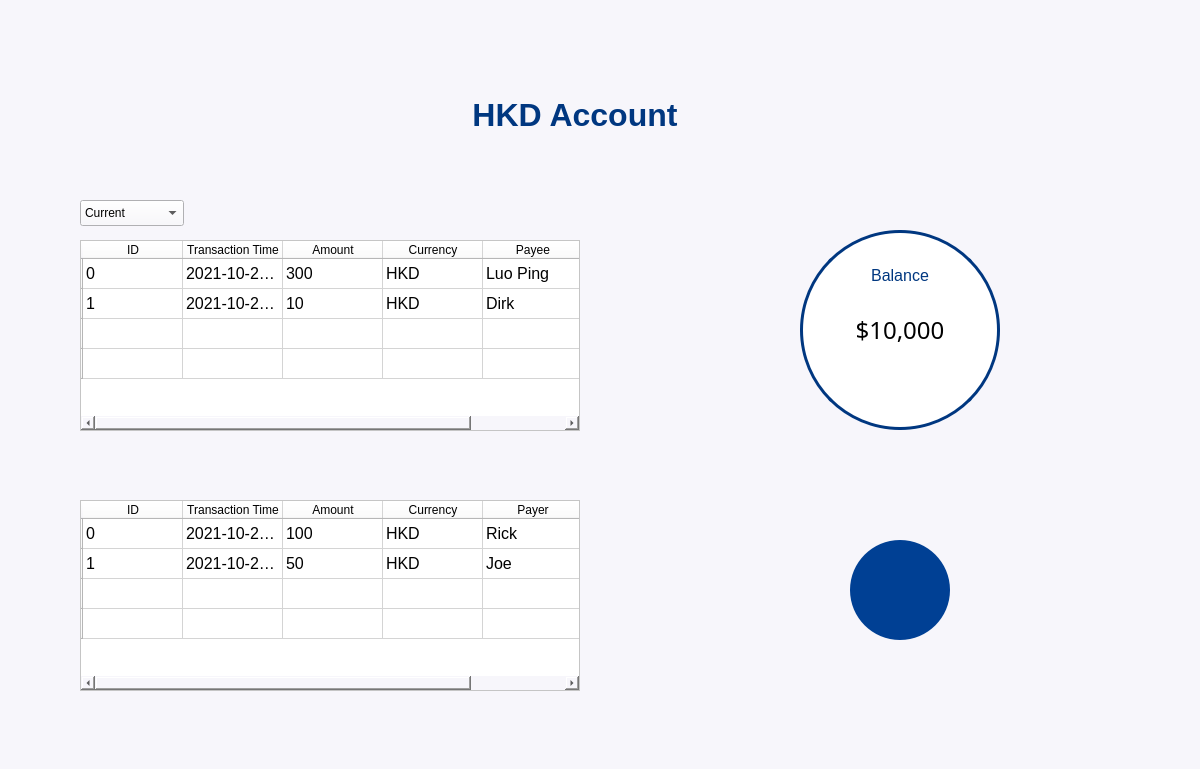
<?xml version="1.0" encoding="UTF-8"?>
<ui version="4.0">
 <class>MainWindow</class>
 <widget class="QMainWindow" name="MainWindow">
  <property name="geometry">
   <rect>
    <x>0</x>
    <y>0</y>
    <width>1200</width>
    <height>769</height>
   </rect>
  </property>
  <property name="font">
   <font>
    <family>Yu Gothic UI</family>
   </font>
  </property>
  <property name="windowTitle">
   <string>iKYC</string>
  </property>
  <property name="styleSheet">
   <string notr="true">background: #f7f6fb</string>
  </property>
  <widget class="QWidget" name="centralwidget">
   <property name="styleSheet">
    <string notr="true"/>
   </property>
   <widget class="QLabel" name="logoLabel">
    <property name="geometry">
     <rect>
      <x>-60</x>
      <y>-190</y>
      <width>391</width>
      <height>391</height>
     </rect>
    </property>
    <property name="text">
     <string/>
    </property>
    <property name="pixmap">
     <pixmap>resources/small_logo.png</pixmap>
    </property>
    <property name="scaledContents">
     <bool>true</bool>
    </property>
   </widget>
   <widget class="QLabel" name="titleLabel">
    <property name="geometry">
     <rect>
      <x>375</x>
      <y>80</y>
      <width>400</width>
      <height>70</height>
     </rect>
    </property>
    <property name="font">
     <font>
      <family>Yu Gothic UI</family>
      <pointsize>24</pointsize>
      <weight>75</weight>
      <bold>true</bold>
     </font>
    </property>
    <property name="autoFillBackground">
     <bool>false</bool>
    </property>
    <property name="styleSheet">
     <string notr="true">color: #003780; background:None; text-align: center;</string>
    </property>
    <property name="text">
     <string>HKD Account</string>
    </property>
    <property name="alignment">
     <set>Qt::AlignCenter</set>
    </property>
   </widget>
   <widget class="QPushButton" name="pushButton">
    <property name="geometry">
     <rect>
      <x>850</x>
      <y>540</y>
      <width>100</width>
      <height>100</height>
     </rect>
    </property>
    <property name="styleSheet">
     <string notr="true">QPushButton{background:#004094; background-image : url(resources/back.png); background-repeat: no-repeat; background-position: center; border-radius: 50px;}

QPushButton:hover {
background-color:rgb(0, 71, 163);
}</string>
    </property>
    <property name="text">
     <string/>
    </property>
   </widget>
   <widget class="QTableWidget" name="tableWidget">
    <property name="geometry">
     <rect>
      <x>80</x>
      <y>240</y>
      <width>500</width>
      <height>191</height>
     </rect>
    </property>
    <property name="font">
     <font>
      <family>Yu Gothic UI</family>
      <pointsize>12</pointsize>
     </font>
    </property>
    <property name="styleSheet">
     <string notr="true">background:white</string>
    </property>
    <property name="horizontalScrollMode">
     <enum>QAbstractItemView::ScrollPerItem</enum>
    </property>
    <row>
     <property name="text">
      <string/>
     </property>
    </row>
    <row>
     <property name="text">
      <string/>
     </property>
    </row>
    <row>
     <property name="text">
      <string/>
     </property>
    </row>
    <row>
     <property name="text">
      <string/>
     </property>
    </row>
    <column>
     <property name="text">
      <string>ID</string>
     </property>
    </column>
    <column>
     <property name="text">
      <string>Transaction Time</string>
     </property>
    </column>
    <column>
     <property name="text">
      <string>Amount</string>
     </property>
    </column>
    <column>
     <property name="text">
      <string>Currency</string>
     </property>
    </column>
    <column>
     <property name="text">
      <string>Payee</string>
     </property>
    </column>
    <item row="0" column="0">
     <property name="text">
      <string>0</string>
     </property>
    </item>
    <item row="0" column="1">
     <property name="text">
      <string>2021-10-24-16-05-33</string>
     </property>
    </item>
    <item row="0" column="2">
     <property name="text">
      <string>300</string>
     </property>
    </item>
    <item row="0" column="3">
     <property name="text">
      <string>HKD</string>
     </property>
    </item>
    <item row="0" column="4">
     <property name="text">
      <string>Luo Ping</string>
     </property>
    </item>
    <item row="1" column="0">
     <property name="text">
      <string>1</string>
     </property>
    </item>
    <item row="1" column="1">
     <property name="text">
      <string>2021-10-24-16-05-33</string>
     </property>
    </item>
    <item row="1" column="2">
     <property name="text">
      <string>10</string>
     </property>
    </item>
    <item row="1" column="3">
     <property name="text">
      <string>HKD</string>
     </property>
    </item>
    <item row="1" column="4">
     <property name="text">
      <string>Dirk</string>
     </property>
    </item>
   </widget>
   <widget class="QWidget" name="HKDWidge" native="true">
    <property name="geometry">
     <rect>
      <x>800</x>
      <y>230</y>
      <width>200</width>
      <height>200</height>
     </rect>
    </property>
    <property name="styleSheet">
     <string notr="true">QWidget {border: 3px solid; border-color: #003780;border-radius:100px; background: white}
</string>
    </property>
    <widget class="QLabel" name="hkdLabel">
     <property name="geometry">
      <rect>
       <x>50</x>
       <y>30</y>
       <width>100</width>
       <height>30</height>
      </rect>
     </property>
     <property name="font">
      <font>
       <family>Yu Gothic UI</family>
       <pointsize>12</pointsize>
       <weight>50</weight>
       <bold>false</bold>
      </font>
     </property>
     <property name="styleSheet">
      <string notr="true">border: None; color: #003780; text-align: center; background:None</string>
     </property>
     <property name="text">
      <string>Balance</string>
     </property>
     <property name="alignment">
      <set>Qt::AlignCenter</set>
     </property>
    </widget>
    <widget class="QLabel" name="hkdAmountLabel">
     <property name="geometry">
      <rect>
       <x>0</x>
       <y>80</y>
       <width>200</width>
       <height>40</height>
      </rect>
     </property>
     <property name="font">
      <font>
       <family>Yu Gothic</family>
       <pointsize>18</pointsize>
       <weight>50</weight>
       <bold>false</bold>
      </font>
     </property>
     <property name="styleSheet">
      <string notr="true">border:None;background:None</string>
     </property>
     <property name="text">
      <string>$10,000</string>
     </property>
     <property name="alignment">
      <set>Qt::AlignCenter</set>
     </property>
    </widget>
   </widget>
   <widget class="QTableWidget" name="tableWidget_2">
    <property name="geometry">
     <rect>
      <x>80</x>
      <y>500</y>
      <width>500</width>
      <height>191</height>
     </rect>
    </property>
    <property name="font">
     <font>
      <family>Yu Gothic UI</family>
      <pointsize>12</pointsize>
     </font>
    </property>
    <property name="styleSheet">
     <string notr="true">background:white</string>
    </property>
    <property name="horizontalScrollMode">
     <enum>QAbstractItemView::ScrollPerItem</enum>
    </property>
    <row>
     <property name="text">
      <string/>
     </property>
    </row>
    <row>
     <property name="text">
      <string/>
     </property>
    </row>
    <row>
     <property name="text">
      <string/>
     </property>
    </row>
    <row>
     <property name="text">
      <string/>
     </property>
    </row>
    <column>
     <property name="text">
      <string>ID</string>
     </property>
    </column>
    <column>
     <property name="text">
      <string>Transaction Time</string>
     </property>
    </column>
    <column>
     <property name="text">
      <string>Amount</string>
     </property>
    </column>
    <column>
     <property name="text">
      <string>Currency</string>
     </property>
    </column>
    <column>
     <property name="text">
      <string>Payer</string>
     </property>
    </column>
    <item row="0" column="0">
     <property name="text">
      <string>0</string>
     </property>
    </item>
    <item row="0" column="1">
     <property name="text">
      <string>2021-10-24-21-00-04

</string>
     </property>
    </item>
    <item row="0" column="2">
     <property name="text">
      <string>100</string>
     </property>
    </item>
    <item row="0" column="3">
     <property name="text">
      <string>HKD</string>
     </property>
    </item>
    <item row="0" column="4">
     <property name="text">
      <string>Rick</string>
     </property>
    </item>
    <item row="1" column="0">
     <property name="text">
      <string>1</string>
     </property>
    </item>
    <item row="1" column="1">
     <property name="text">
      <string>2021-10-24-21-00-04

</string>
     </property>
    </item>
    <item row="1" column="2">
     <property name="text">
      <string>50</string>
     </property>
    </item>
    <item row="1" column="3">
     <property name="text">
      <string>HKD</string>
     </property>
    </item>
    <item row="1" column="4">
     <property name="text">
      <string>Joe</string>
     </property>
    </item>
   </widget>
   <widget class="QComboBox" name="comboBox">
    <property name="geometry">
     <rect>
      <x>80</x>
      <y>200</y>
      <width>104</width>
      <height>26</height>
     </rect>
    </property>
    <item>
     <property name="text">
      <string>Current</string>
     </property>
    </item>
    <item>
     <property name="text">
      <string>Deposit</string>
     </property>
    </item>
    <item>
     <property name="text">
      <string>USD</string>
     </property>
    </item>
    <item>
     <property name="text">
      <string>RMB</string>
     </property>
    </item>
   </widget>
  </widget>
 </widget>
 <resources/>
 <connections/>
</ui>
